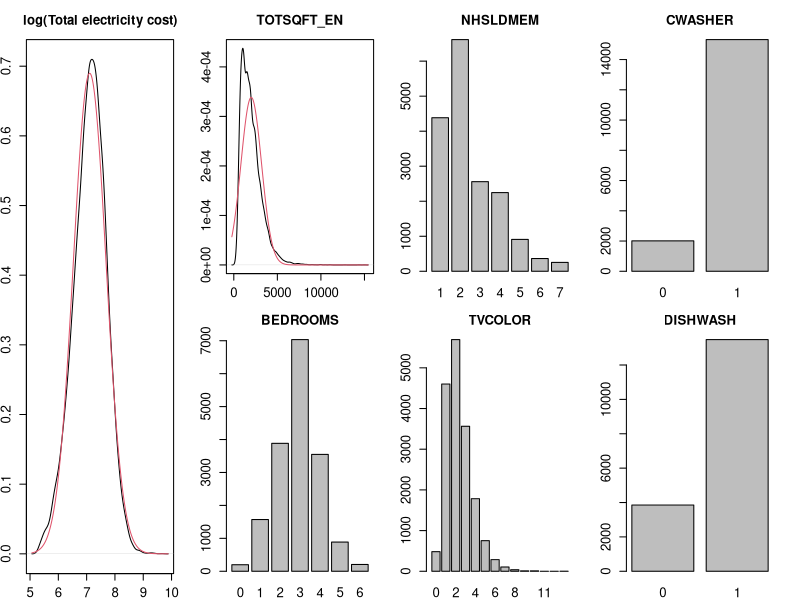
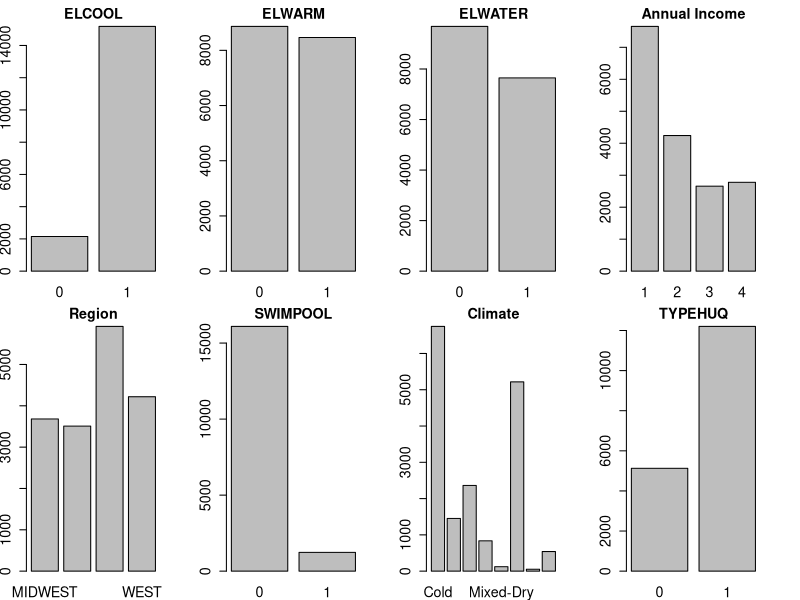
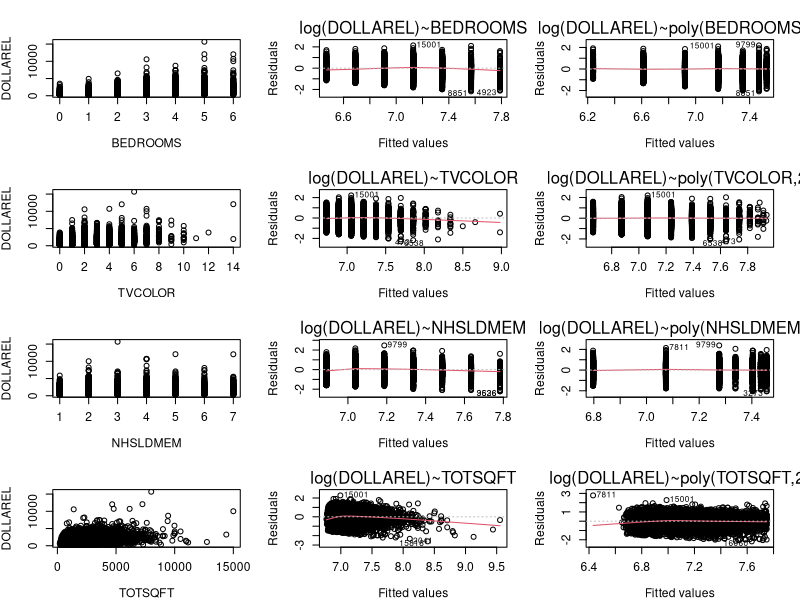
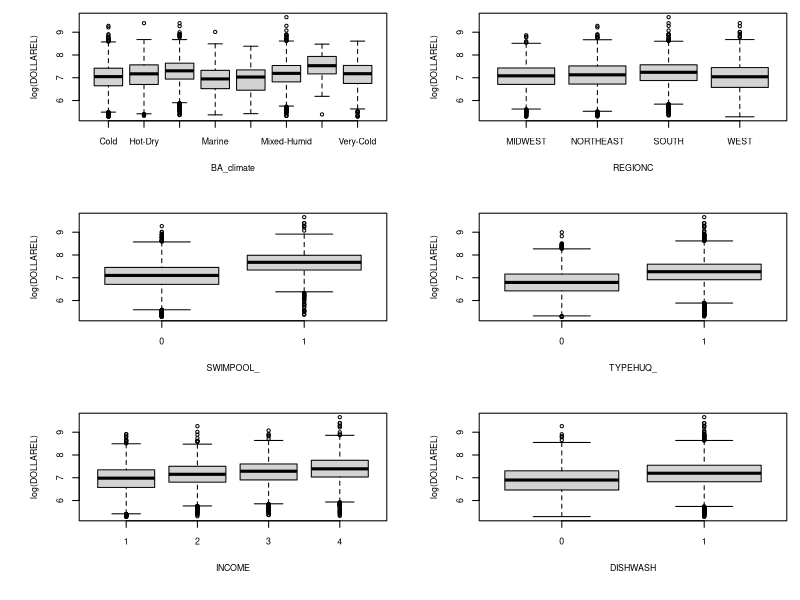
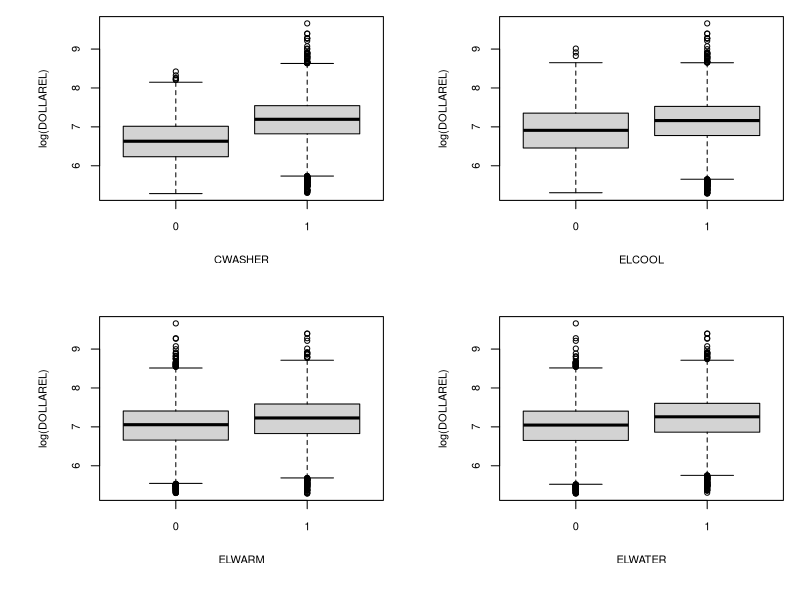

Reproduce these figures in R, in order. (Note: this script raises an error after producing the figures.)
rm(list = ls())

#Load dataset

library(dplyr)
library(tidyverse)

df <- read.csv("datasetfinalenergy.csv")

glimpse(df)

vars_to_convert <- c('BA_climate','SWIMPOOL_',
                           'INCOME','TELLWORK','TYPEHUQ_','DISHWASH','CWASHER',
                           'ELWARM','ELCOOL','ELWATER','REGIONC')
df <- df %>% mutate_at(vars(vars_to_convert), as.factor)

glimpse(df)

# Exploratory data analysis
par(mar=c(2,2,3,2), cex.lab=1.2, cex.axis=1.2, cex.main=1.2)
layout.matrix <- matrix(c(1,1,2,3,4,5,6,7), nrow = 2, ncol = 4)
layout(mat = layout.matrix,
       heights = c(1, 1), # Heights of the two rows
       widths = c(1, 1)) 
plot(density(log(df$DOLLAREL)), main="log(Total electricity cost)")
lines(density(log(df$DOLLAREL))$x, dnorm(density(log(df$DOLLAREL))$x,mean(log(df$DOLLAREL)),sd(log(df$DOLLAREL))),col=2)

plot(density(df$TOTSQFT_EN), main="TOTSQFT_EN")
lines(density(df$TOTSQFT_EN)$x, dnorm(density(df$TOTSQFT_EN)$x,mean(df$TOTSQFT_EN),sd(df$TOTSQFT_EN)),col=2)

barplot(table(df$BEDROOMS), main="BEDROOMS")
barplot(table(df$NHSLDMEM), main="NHSLDMEM")
barplot(table(df$TVCOLOR), main="TVCOLOR")
barplot(table(df$CWASHER), main="CWASHER")
barplot(table(df$DISHWASH), main="DISHWASH")


par(mfrow=c(2,4), mar=c(2,2,2,3), cex.lab=1.3, cex.main=1.3, cex.axis=1.3)
barplot(table(df$ELCOOL), main="ELCOOL")
barplot(table(df$ELWARM), main="ELWARM")
barplot(table(df$ELWATER), main="ELWATER")
barplot(table(df$INCOME), main="Annual Income")
barplot(table(df$REGIONC), main="Region")
barplot(table(df$SWIMPOOL), main="SWIMPOOL")
barplot(table(df$BA_climate), main="Climate")
barplot(table(df$TYPEHUQ), main="TYPEHUQ")

#figure 2
par(mfrow=c(4,3),mar=c(4,4,3,2), cex.lab=1.1, cex.axis=1.1, cex.main=0.4)
plot(df$BEDROOMS, df$DOLLAREL, xlab="BEDROOMS", ylab = "DOLLAREL")
plot(lm(log(DOLLAREL)~BEDROOMS, data = df), 1, caption="log(DOLLAREL)~BEDROOMS")
plot(lm(log(DOLLAREL)~poly(BEDROOMS,2), data=df), 1, caption="log(DOLLAREL)~poly(BEDROOMS,2)")
plot(df$TVCOLOR, df$DOLLAREL,  xlab="TVCOLOR", ylab = "DOLLAREL")
plot(lm(log(DOLLAREL)~TVCOLOR, data = df), 1, caption="log(DOLLAREL)~TVCOLOR")
plot(lm(log(DOLLAREL)~poly(TVCOLOR,2), data = df), 1, caption="log(DOLLAREL)~poly(TVCOLOR,2)")
plot(df$NHSLDMEM, df$DOLLAREL,  xlab="NHSLDMEM", ylab = "DOLLAREL")
plot(lm(log(DOLLAREL)~NHSLDMEM, data = df), 1, caption="log(DOLLAREL)~NHSLDMEM")
plot(lm(log(DOLLAREL)~poly(NHSLDMEM,2), data = df), 1, caption="log(DOLLAREL)~poly(NHSLDMEM,2)")
plot(df$TOTSQFT_EN, df$DOLLAREL,  xlab="TOTSQFT", ylab = "DOLLAREL")
plot(lm(log(DOLLAREL)~TOTSQFT_EN, data = df), 1, caption="log(DOLLAREL)~TOTSQFT")
plot(lm(log(DOLLAREL)~poly(TOTSQFT_EN,2), data = df), 1, caption="log(DOLLAREL)~poly(TOTSQFT,2)")



par(mfcol=c(3,2),mar=c(6,6,1,1), cex.lab=0.8, cex.axis=0.8, cex.main=0.8)
boxplot(log(DOLLAREL)~BA_climate, data = df)
boxplot(log(DOLLAREL)~SWIMPOOL_, data = df)
boxplot(log(DOLLAREL)~INCOME, data = df)
boxplot(log(DOLLAREL)~REGIONC, data = df)
boxplot(log(DOLLAREL)~TYPEHUQ_, data = df)
boxplot(log(DOLLAREL)~DISHWASH, data = df)

par(mfcol=c(2,2),mar=c(6,6,1,1), cex.lab=0.8, cex.axis=0.8, cex.main=0.8)
boxplot(log(DOLLAREL)~CWASHER, data = df)
boxplot(log(DOLLAREL)~ELWARM, data = df)
boxplot(log(DOLLAREL)~ELCOOL, data = df)
boxplot(log(DOLLAREL)~ELWATER, data = df)

#Split data train - test set
set.seed(1)
n <- nrow(df)
train <- sample(1:n, ceiling(n*0.5))
test <- (1:n)[-train]
data_train <- df[train,]
data.test <- df[test,]

#MODEL FORMULA
formula2 <- 'log(DOLLAREL) ~ poly(BEDROOMS,2) + poly(TVCOLOR,2) + poly(NHSLDMEM,2) + poly(TOTSQFT_EN,2) + SWIMPOOL_  + INCOME  + TYPEHUQ_ + DISHWASH + CWASHER  +
ELWARM + ELCOOL + ELWATER + REGIONC + BA_climate'

#OLS FIT
fit.lr   <- lm(formula2, data = df, subset=train)
summary(fit.lr)

#figure 4
par(mfcol=c(1,2),mar=c(4,4,3,2), pty="s", cex.lab=1.2, cex.axis=1.2, cex.main=1.2)
plot(fit.lr, 1)
plot(fit.lr, 2)


coef.lr<- as.data.frame(summary(fit.lr)$coefficients[, c('Estimate','Std. Error')])
names.lr<- rownames(coef.lr)
estimates.lr<- data.frame(Variable=names.lr,coef.lr)


#QUANTILE REGRESSION FIT
la       <- 0.025
ua       <- 0.975

library(quantreg)
fit.qrla <- rq(formula2, tau = la, data = df, subset=train)
summary(fit.qrla)

coef.qrla<- data.frame(summary(fit.qrla)$coefficients[, c('Value','Std. Error')])
names.qrla<- rownames(coef.qrla)
estimates.qrla<- data.frame(Variable=names.qrla,coef.qrla)


fit.qrua <-  rq(formula2 , tau = ua, data = df, subset=train)
summary(fit.qrua)

coef.qrua<- data.frame(summary(fit.qrua)$coefficients[, c('Value','Std. Error')])
names.qrua<- rownames(coef.qrua)
estimates.qrua<- data.frame(Variable=names.qrua,coef.qrua)

#Export table with estimates and standard errors
export <- estimates.lr %>% left_join(estimates.qrla, by="Variable") %>%
  left_join(estimates.qrua, by="Variable")

#write_csv2(export, "estimates.csv")

# Out-of-sample predictions
qla.lr <- predict(fit.lr, data.test) + sigma(fit.lr)*qnorm(la)
qua.lr <- predict(fit.lr, data.test) + sigma(fit.lr)*qnorm(ua)
qla.qr <- predict(fit.qrla, data.test)
qua.qr <- predict(fit.qrua, data.test)


# Coverage evaluation of models
i.qla.lr <- 1*(data.test$DOLLAREL < exp(qla.lr))
i.qua.lr <- 1*(data.test$DOLLAREL > exp(qua.lr))
i.qla.qr <- 1*(data.test$DOLLAREL < exp(qla.qr))
i.qua.qr <- 1*(data.test$DOLLAREL > exp(qua.qr))

#number of violations
v.qla.lr <- sum(i.qla.lr)
v.qua.lr <- sum(i.qua.lr)
v.qla.qr <- sum(i.qla.qr)
v.qua.qr <- sum(i.qua.qr)

uc.qla.lr <- mean(i.qla.lr)
uc.qua.lr <- mean(i.qua.lr)
uc.qla.qr <- mean(i.qla.qr)
uc.qua.qr <- mean(i.qua.qr)

#p-values likelihood test
pv.qla.lr <- 1-pchisq(-2*(sum((i.qla.lr)*log(la)+(1-i.qla.lr)*log(ua))-sum((i.qla.lr)*log(uc.qla.lr)+(1-i.qla.lr)*log(1-uc.qla.lr))), 1)
pv.qua.lr <- 1-pchisq(-2*(sum((i.qua.lr)*log(la)+(1-i.qua.lr)*log(ua))-sum((i.qua.lr)*log(uc.qua.lr)+(1-i.qua.lr)*log(1-uc.qua.lr))), 1)
pv.qla.qr <- 1-pchisq(-2*(sum((i.qla.qr)*log(la)+(1-i.qla.qr)*log(ua))-sum((i.qla.qr)*log(uc.qla.qr)+(1-i.qla.qr)*log(1-uc.qla.qr))), 1)
pv.qua.qr <- 1-pchisq(-2*(sum((i.qua.qr)*log(la)+(1-i.qua.qr)*log(ua))-sum((i.qua.qr)*log(uc.qua.qr)+(1-i.qua.qr)*log(1-uc.qua.qr))), 1)

#Export table with likelihood test results
test <- matrix (rep(NA,8), nrow = 2,  dimnames = list(c("V","p-value"),c("LR_q_0.025", "LR_q_0.975","QR_q_0.025","QR_q_0.975")))
test[1,1] <- v.qla.lr
test[1,2] <- v.qua.lr
test[1,3] <- v.qla.qr
test[1,4] <- v.qua.qr

test[2,1] <- pv.qla.lr
test[2,2] <- pv.qua.lr
test[2,3] <- pv.qla.qr
test[2,4] <- pv.qua.qr

test <- test %>% as.tibble()

write_csv2(test, "likelihoodtest.csv")
nrow(data.test) * 0.025 #number of violations expected

